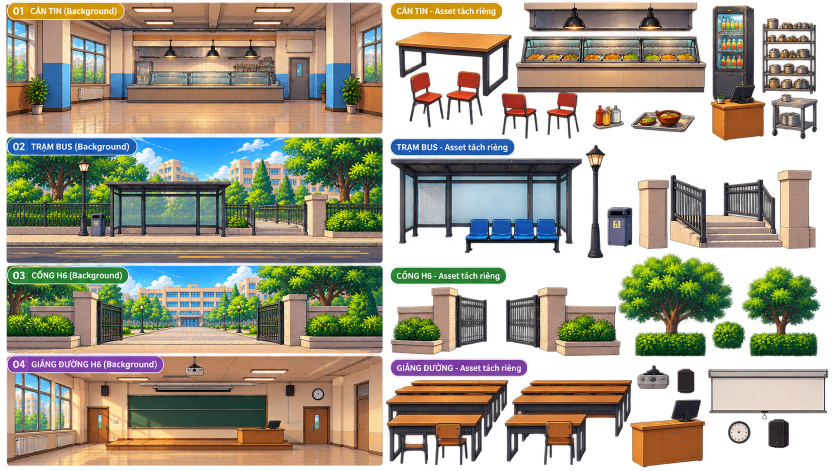
#> input picture deliverables/core-year1/campus-slices/source.png, 1672 x 941 px, found by its file name (shown at 1/2 size)
$ python slice.py
#> lines starting #> are read from the running program, lines starting #| are printed output that depends on the picture
"""Reproduce Year 1 batches; coordinates are measured, not assumed grid edges."""
from pathlib import Path
import json
from PIL import Image

ROOT = Path(__file__).resolve().parent
OUT = ROOT.parents[2] / 'mobile-2d/Assets/Sprites/MVP/year1'
OUT.mkdir(parents=True, exist_ok=True)
manifest = {'ppu': 100, 'filter': 'Point', 'compression': 'Uncompressed', 'outputs': []}

def save(sheet, name, rect, size=None):
#> called with sheet = 'h6/source.png', name = 'h6_gate', rect = (0, 0, 765, 465)
    image = Image.open(ROOT / sheet).convert('RGBA').crop(rect)
    if size:
        box = image.getchannel('A').point(lambda p: 255 if p > 32 else 0).getbbox()
        assert box, name
        image = image.crop(box)
        image.thumbnail(size, Image.Resampling.NEAREST)
        canvas = Image.new('RGBA', size)
        canvas.alpha_composite(image, ((size[0]-image.width)//2, size[1]-image.height))
        image = canvas
    image.save(OUT / (name+'.png'))
    manifest['outputs'].append({'name':name,'sheet':sheet,'crop':rect,'size':image.size,'pivot':[.5,0] if size else [.5,.5]})

save('h6/source.png','h6_gate',(0,0,765,465))
save('h6/source.png','h6_classroom',(771,0,1536,465))
save('h6/source.png','dam_writing',(8,475,760,1024),(256,256))
#> call 3 of save, with sheet = 'h6/source.png', name = 'dam_writing', rect = (8, 475, 760, 1024), size = (256, 256)
#> in save (call 3), `image = Image.open(ROOT / sheet).convert('RGBA').crop(rect)`:
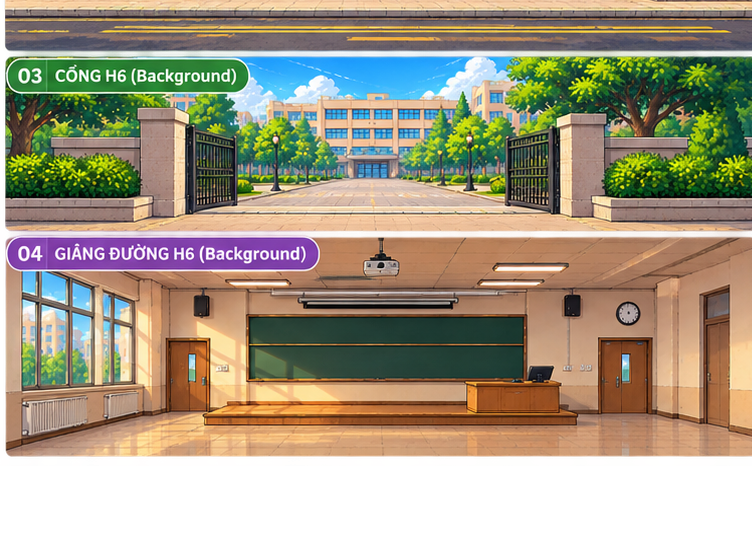
#> image: PIL image 752x549 RGBA; mean R, G, B, A 121.2, 110.6, 87.9, 203.2; transparent parts drawn white
#> in save (call 3), `box = image.getchannel('A').point(lambda p: 255 if p > 32 else 0).getb..`: box = (5, 0, 752, 457)
#> in save (call 3), `image.thumbnail(size, Image.Resampling.NEAREST)`:
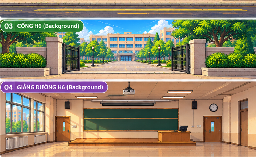
#> image: PIL image 256x157 RGBA; mean R, G, B, A 142, 130.1, 103.8, 246.1; transparent parts drawn white
#> in save (call 3), `canvas = Image.new('RGBA', size)`: canvas: PIL image 256x256 RGBA; every value is 0
#> in save (call 3), `canvas.alpha_composite(image, ((size[0]-image.width)//2, size[1]-image..`:
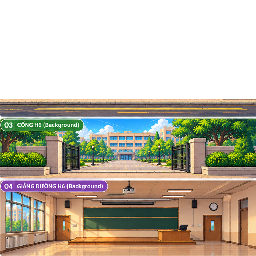
#> canvas: PIL image 256x256 RGBA; mean R, G, B, A 87.1, 79.8, 63.6, 150.9; transparent parts drawn white
save('h6/source.png','teacher',(778,475,1536,1024),(256,320))
#> call 4 of save, with sheet = 'h6/source.png', name = 'teacher', rect = (778, 475, 1536, 1024), size = (256, 320)
#> in save (call 4), `image = Image.open(ROOT / sheet).convert('RGBA').crop(rect)`:
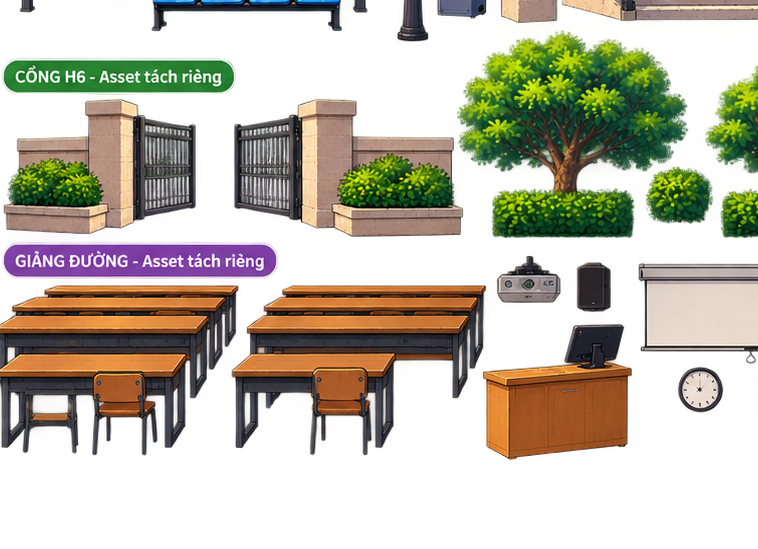
#> image: PIL image 758x549 RGBA; mean R, G, B, A 60.8, 55.4, 36.9, 112.1; transparent parts drawn white
#> in save (call 4), `box = image.getchannel('A').point(lambda p: 255 if p > 32 else 0).getb..`: box = (0, 0, 758, 460)
#> in save (call 4), `image = image.crop(box)`:
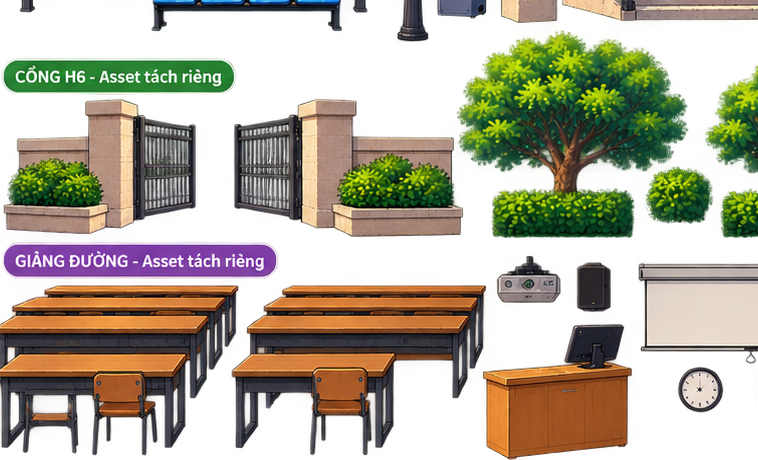
#> image: PIL image 758x460 RGBA; mean R, G, B, A 72.4, 66.1, 44.1, 133.8; transparent parts drawn white
#> in save (call 4), `image.thumbnail(size, Image.Resampling.NEAREST)`:
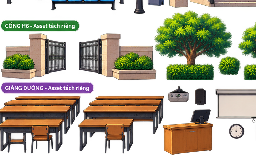
#> image: PIL image 256x155 RGBA; mean R, G, B, A 73.4, 66.8, 44.4, 134.1; transparent parts drawn white
#> in save (call 4), `canvas = Image.new('RGBA', size)`: canvas: PIL image 256x320 RGBA; every value is 0
#> in save (call 4), `canvas.alpha_composite(image, ((size[0]-image.width)//2, size[1]-image..`:
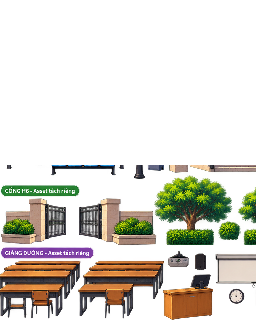
#> canvas: PIL image 256x320 RGBA; mean R, G, B, A 35.6, 32.4, 21.5, 65; transparent parts drawn white
for i,name in enumerate(['pot_0','pot_1','luon_floor','dam_floor','long_floor','to_floor']):
    x,y=(i%3)*512,(i//3)*512
#> (the run stopped early here; a loop or call above may not have finished)
